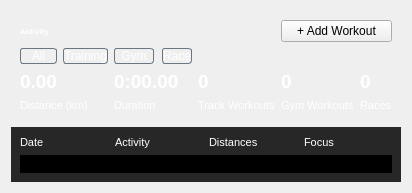
       <widget class="QWidget" name="WorkoutOverviewPage">
        <layout class="QVBoxLayout" name="verticalLayout_10">
         <item>
          <widget class="QWidget" name="DashboardWidget" native="true">
           <property name="sizePolicy">
            <sizepolicy hsizetype="Expanding" vsizetype="Expanding">
             <horstretch>0</horstretch>
             <verstretch>0</verstretch>
            </sizepolicy>
           </property>
           <layout class="QGridLayout" name="gridLayout">
            <item row="4" column="0" colspan="2">
             <widget class="QLabel" name="DistanceLabel">
              <property name="maximumSize">
               <size>
                <width>16777215</width>
                <height>40</height>
               </size>
              </property>
              <property name="font">
               <font>
                <pointsize>8</pointsize>
               </font>
              </property>
              <property name="styleSheet">
               <string notr="true">color: white; 
</string>
              </property>
              <property name="text">
               <string>Distance (km)</string>
              </property>
             </widget>
            </item>
            <item row="4" column="2">
             <widget class="QLabel" name="DurationLabel">
              <property name="maximumSize">
               <size>
                <width>16777215</width>
                <height>40</height>
               </size>
              </property>
              <property name="font">
               <font>
                <pointsize>8</pointsize>
               </font>
              </property>
              <property name="styleSheet">
               <string notr="true">color: white; 
</string>
              </property>
              <property name="text">
               <string>Duration</string>
              </property>
             </widget>
            </item>
            <item row="3" column="7">
             <widget class="QLabel" name="GWorkoutsAmount">
              <property name="font">
               <font>
                <pointsize>14</pointsize>
                <weight>75</weight>
                <bold>true</bold>
               </font>
              </property>
              <property name="styleSheet">
               <string notr="true">color: white; 
</string>
              </property>
              <property name="text">
               <string>0</string>
              </property>
             </widget>
            </item>
            <item row="4" column="6">
             <widget class="QLabel" name="GWorkoutsLabel">
              <property name="maximumSize">
               <size>
                <width>16777215</width>
                <height>40</height>
               </size>
              </property>
              <property name="font">
               <font>
                <pointsize>8</pointsize>
               </font>
              </property>
              <property name="styleSheet">
               <string notr="true">color: white; 
</string>
              </property>
              <property name="text">
               <string>Gym Workouts</string>
              </property>
             </widget>
            </item>
            <item row="4" column="7">
             <widget class="QLabel" name="RacesLabel">
              <property name="maximumSize">
               <size>
                <width>16777215</width>
                <height>40</height>
               </size>
              </property>
              <property name="font">
               <font>
                <pointsize>8</pointsize>
               </font>
              </property>
              <property name="styleSheet">
               <string notr="true">color: white; 
</string>
              </property>
              <property name="text">
               <string>Races</string>
              </property>
             </widget>
            </item>
            <item row="2" column="2">
             <widget class="QPushButton" name="GymFilterButton">
              <property name="maximumSize">
               <size>
                <width>40</width>
                <height>16777215</height>
               </size>
              </property>
              <property name="styleSheet">
               <string notr="true">color: white; 

background: transparent;
text-align: center; /* Align the text inside the QPushButton to the left */
border-radius: 3px; /* Adjust this value to change the roundness */
border: 1px solid rgba(105, 118, 132, 255);


</string>
              </property>
              <property name="text">
               <string>Gym</string>
              </property>
             </widget>
            </item>
            <item row="3" column="6">
             <widget class="QLabel" name="RacesAmount">
              <property name="font">
               <font>
                <pointsize>14</pointsize>
                <weight>75</weight>
                <bold>true</bold>
               </font>
              </property>
              <property name="styleSheet">
               <string notr="true">color: white; 
</string>
              </property>
              <property name="text">
               <string>0</string>
              </property>
             </widget>
            </item>
            <item row="3" column="4">
             <widget class="QLabel" name="TWorkoutsAmount">
              <property name="font">
               <font>
                <pointsize>14</pointsize>
                <weight>75</weight>
                <bold>true</bold>
               </font>
              </property>
              <property name="styleSheet">
               <string notr="true">color: white; 
</string>
              </property>
              <property name="text">
               <string>0</string>
              </property>
             </widget>
            </item>
            <item row="2" column="0">
             <widget class="QPushButton" name="AllFilterButton">
              <property name="maximumSize">
               <size>
                <width>50</width>
                <height>16777215</height>
               </size>
              </property>
              <property name="styleSheet">
               <string notr="true">color: white; 

background: transparent;
text-align: center; /* Align the text inside the QPushButton to the left */
border-radius: 3px; /* Adjust this value to change the roundness */
border: 1px solid rgba(105, 118, 132, 255);


</string>
              </property>
              <property name="text">
               <string>All</string>
              </property>
             </widget>
            </item>
            <item row="3" column="0">
             <widget class="QLabel" name="DistanceAmount">
              <property name="font">
               <font>
                <pointsize>14</pointsize>
                <weight>75</weight>
                <bold>true</bold>
               </font>
              </property>
              <property name="styleSheet">
               <string notr="true">color: white; 
</string>
              </property>
              <property name="text">
               <string>0.00</string>
              </property>
             </widget>
            </item>
            <item row="2" column="1">
             <widget class="QPushButton" name="TrainingFilterButton">
              <property name="maximumSize">
               <size>
                <width>70</width>
                <height>16777215</height>
               </size>
              </property>
              <property name="styleSheet">
               <string notr="true">color: white; 

background: transparent;
text-align: center; /* Align the text inside the QPushButton to the left */
border-radius: 3px; /* Adjust this value to change the roundness */
border: 1px solid rgba(105, 118, 132, 255);


</string>
              </property>
              <property name="text">
               <string>Training</string>
              </property>
             </widget>
            </item>
            <item row="3" column="2" colspan="2">
             <widget class="QLabel" name="DurationAmount">
              <property name="font">
               <font>
                <pointsize>14</pointsize>
                <weight>75</weight>
                <bold>true</bold>
               </font>
              </property>
              <property name="styleSheet">
               <string notr="true">color: white; 
</string>
              </property>
              <property name="text">
               <string>0:00.00</string>
              </property>
             </widget>
            </item>
            <item row="1" column="0">
             <widget class="QLabel" name="ActivityLabel">
              <property name="maximumSize">
               <size>
                <width>16777215</width>
                <height>20</height>
               </size>
              </property>
              <property name="font">
               <font>
                <family>MS Shell Dlg 2</family>
                <pointsize>6</pointsize>
                <weight>75</weight>
                <bold>true</bold>
               </font>
              </property>
              <property name="styleSheet">
               <string notr="true">color: white; 
</string>
              </property>
              <property name="text">
               <string>Activity</string>
              </property>
             </widget>
            </item>
            <item row="2" column="3">
             <widget class="QPushButton" name="RaceFilterButton">
              <property name="styleSheet">
               <string notr="true">color: white; 

background: transparent;
text-align: center; /* Align the text inside the QPushButton to the left */
border-radius: 3px; /* Adjust this value to change the roundness */
border: 1px solid rgba(105, 118, 132, 255);


</string>
              </property>
              <property name="text">
               <string>Race</string>
              </property>
             </widget>
            </item>
            <item row="4" column="4" colspan="2">
             <widget class="QLabel" name="TWorkoutsLabel">
              <property name="maximumSize">
               <size>
                <width>16777215</width>
                <height>40</height>
               </size>
              </property>
              <property name="font">
               <font>
                <pointsize>8</pointsize>
               </font>
              </property>
              <property name="styleSheet">
               <string notr="true">color: white; 
</string>
              </property>
              <property name="text">
               <string>Track Workouts</string>
              </property>
             </widget>
            </item>
            <item row="1" column="6" colspan="2">
             <widget class="QPushButton" name="AddWorkoutButton">
              <property name="text">
               <string>+ Add Workout</string>
              </property>
             </widget>
            </item>
           </layout>
          </widget>
         </item>
         <item>
          <widget class="QWidget" name="WorkoutLogWidget" native="true">
           <property name="sizePolicy">
            <sizepolicy hsizetype="Expanding" vsizetype="Expanding">
             <horstretch>0</horstretch>
             <verstretch>0</verstretch>
            </sizepolicy>
           </property>
           <property name="styleSheet">
            <string notr="true">QWidget {
border-radius: 400px;
    background-color: #272727; 
}</string>
           </property>
           <layout class="QGridLayout" name="gridLayout_2">
            <item row="0" column="3">
             <widget class="QLabel" name="FocusLabelDash">
              <property name="font">
               <font>
                <pointsize>8</pointsize>
               </font>
              </property>
              <property name="styleSheet">
               <string notr="true">color: white; 
</string>
              </property>
              <property name="text">
               <string>Focus</string>
              </property>
             </widget>
            </item>
            <item row="0" column="2">
             <widget class="QLabel" name="DistancesLabelDash">
              <property name="font">
               <font>
                <pointsize>8</pointsize>
               </font>
              </property>
              <property name="styleSheet">
               <string notr="true">color: white; 
</string>
              </property>
              <property name="text">
               <string>Distances</string>
              </property>
             </widget>
            </item>
            <item row="0" column="0">
             <widget class="QLabel" name="DateLabelDash">
              <property name="font">
               <font>
                <pointsize>8</pointsize>
               </font>
              </property>
              <property name="styleSheet">
               <string notr="true">color: white; 
</string>
              </property>
              <property name="text">
               <string>Date</string>
              </property>
             </widget>
            </item>
            <item row="0" column="1">
             <widget class="QLabel" name="ActivityLabelDash">
              <property name="font">
               <font>
                <pointsize>8</pointsize>
               </font>
              </property>
              <property name="styleSheet">
               <string notr="true">color: white; 
</string>
              </property>
              <property name="text">
               <string>Activity</string>
              </property>
             </widget>
            </item>
            <item row="1" column="0" colspan="4">
             <widget class="QStackedWidget" name="WorkoutLogStackedWidget">
              <property name="styleSheet">
               <string notr="true">QWidget {
border-radius: 400px;
    background-color: #000; 
}</string>
              </property>
              <property name="currentIndex">
               <number>0</number>
              </property>
              <widget class="QWidget" name="WorkoutLogNoWorkoutsPage">
               <widget class="QWidget" name="NoWorkoutsThisMonthWidget" native="true">
                <property name="geometry">
                 <rect>
                  <x>150</x>
                  <y>40</y>
                  <width>383</width>
                  <height>97</height>
                 </rect>
                </property>
                <layout class="QVBoxLayout" name="verticalLayout_4">
                 <item>
                  <widget class="QPushButton" name="AddWorkoutButtonWidget_5">
                   <property name="maximumSize">
                    <size>
                     <width>16777215</width>
                     <height>75</height>
                    </size>
                   </property>
                   <property name="font">
                    <font>
                     <family>Symbol</family>
                     <pointsize>32</pointsize>
                    </font>
                   </property>
                   <property name="styleSheet">
                    <string notr="true">color: white; 
</string>
                   </property>
                   <property name="text">
                    <string>+</string>
                   </property>
                  </widget>
                 </item>
                 <item>
                  <widget class="QLabel" name="WorkoutsAmountDefaultLabel_5">
                   <property name="font">
                    <font>
                     <pointsize>12</pointsize>
                     <weight>75</weight>
                     <bold>true</bold>
                    </font>
                   </property>
                   <property name="styleSheet">
                    <string notr="true">color: white; 
</string>
                   </property>
                   <property name="text">
                    <string>         You have no workouts for this month.</string>
                   </property>
                  </widget>
                 </item>
                </layout>
               </widget>
              </widget>
              <widget class="QWidget" name="WorkoutLogEmptyPage">
               <layout class="QVBoxLayout" name="verticalLayout_12"/>
              </widget>
             </widget>
            </item>
           </layout>
          </widget>
         </item>
        </layout>
       </widget>
